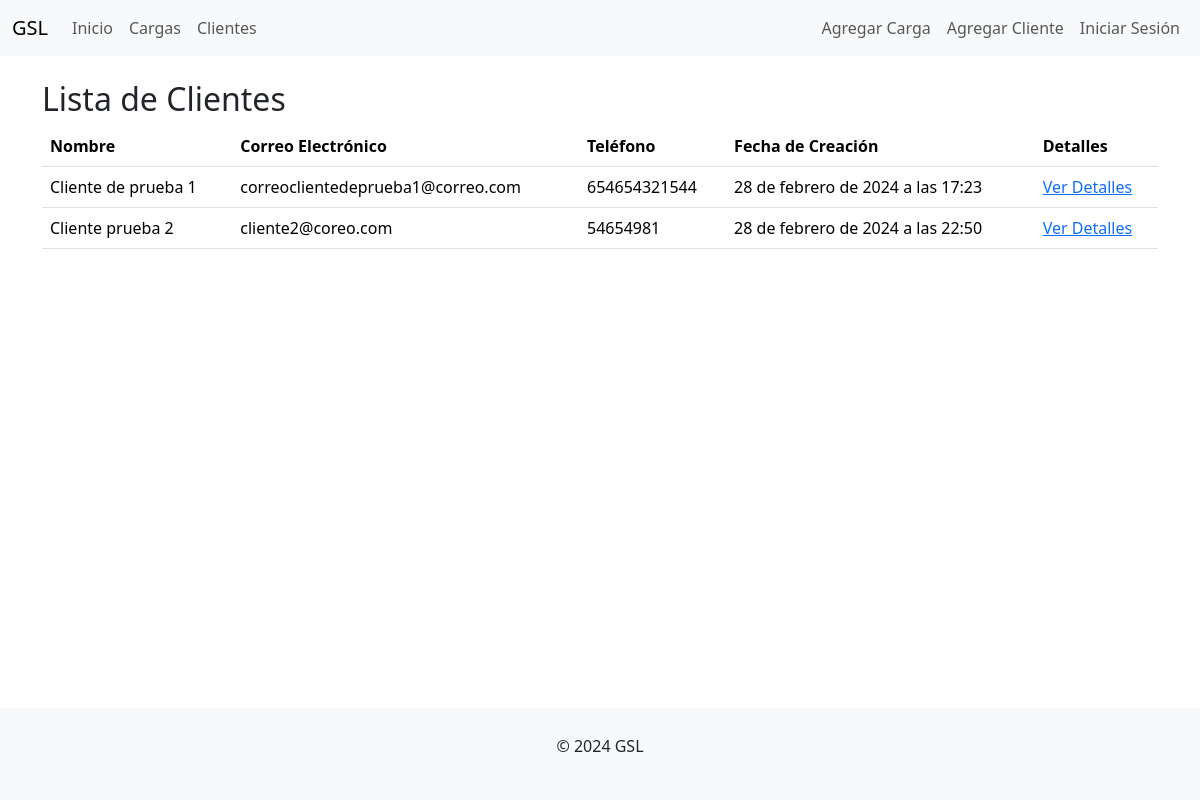
Page /gsl_clientes/clientes/ on the committed database.
### gsl_clientes/models.py (models this page shows, shortened)
class GSLClientes(models.Model):
    nombre = models.CharField(max_length=255)
    correo_electronico = models.EmailField()
    telefono = models.CharField(max_length=255)
    fecha_creacion = models.DateTimeField(auto_now_add=True)

### gsl_clientes/views.py (the view)
# urls.py: path('clientes/', lista_clientes, name='lista_clientes'),
def lista_clientes(request):
    clientes = GSLClientes.objects.all()
    return render(request, 'gsl_clientes/lista_clientes.html', {'clientes': clientes})

### templates/gsl_clientes/lista_clientes.html
{% extends 'base.html' %}
{% block content %}
  <div class="container mt-4">
    <h2>Lista de Clientes</h2>
    <table class="table">
      <thead>
        <tr>
          <th>Nombre</th>
          <th>Correo Electrónico</th>
          <th>Teléfono</th>
          <th>Fecha de Creación</th>
          <th>Detalles</th>
        </tr>
      </thead>
      <tbody>
        {% for cliente in clientes %}
          <tr>
            <td>{{ cliente.nombre }}</td>
            <td>{{ cliente.correo_electronico }}</td>
            <td>{{ cliente.telefono }}</td>
            <td>{{ cliente.fecha_creacion }}</td>
            <td><a href="{% url 'detalle_cliente' cliente.id %}">Ver Detalles</a></td>
          </tr>
        {% endfor %}
      </tbody>
    </table>
  </div>
{% endblock %}

### templates/base.html (style rules this page uses)
body { display: flex; flex-direction: column; min-height: 100vh; }

### rows in the picture
GSLClientes: nombre "Cliente de prueba 1", correo_electronico "correoclientedeprueba1@correo.com", telefono "654654321544", fecha_creacion "28 de febrero de 2024 a las 17:23"
GSLClientes: nombre "Cliente prueba 2", correo_electronico "cliente2@coreo.com", telefono "54654981", fecha_creacion "28 de febrero de 2024 a las 22:50"
